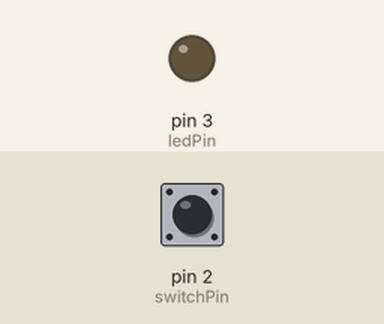
Recording of a sketch running on a simulated Arduino Uno, built with avr-gcc and run on an emulated ATmega328P. Parts: output pins drawn as LEDs (lit = HIGH). Dashed ring = blinking. Inputs (shaded band) come from the test bench; at power-on: pin 2 (switchPin) HIGH. WiFi joins after 1.5 s; servers stay silent unless stated; what the sketch prints to the serial monitor is not drawn.

Above: at 2.9 s.
3.0 s: pin 2 (switchPin) pulled LOW for 0.15 s
At 3.07 s:
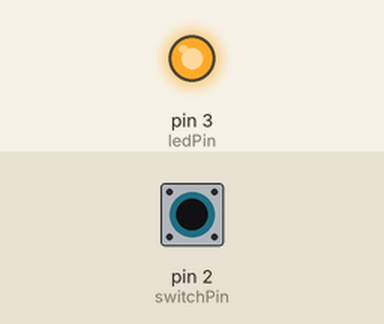
4.6 s: pin 2 (switchPin) pulled LOW for 3.2 s
At 8.6 s:
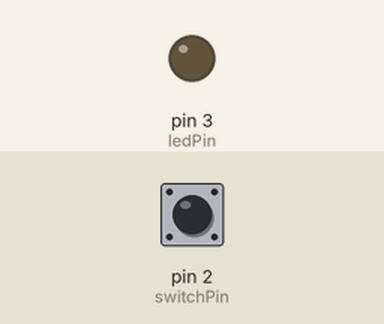
9.3 s: pin 2 (switchPin) pulsed LOW 2 times (0.12 s each, 0.3 s apart)
At 9.66 s:
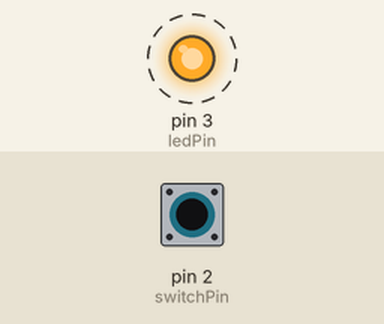
11.4 s: pin 2 (switchPin) pulsed LOW 5 times (0.12 s each, 0.3 s apart)
At 13.1 s:
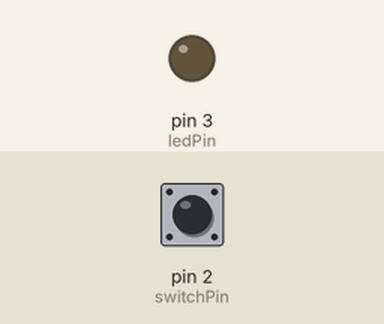
Timing chart, 0 to 14.6 s (numbered marks = the images above; inputs shaded):
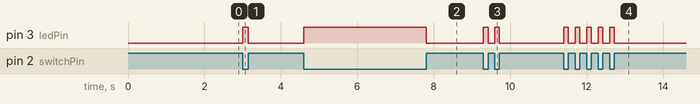

Measured:
- after the input at 3.0 s, pin 3 (ledPin): LOW → HIGH at once, → LOW 0.15 s later
- after the input at 4.6 s, pin 3 (ledPin): LOW → HIGH at once, → LOW 3.2 s later
- after the input at 9.3 s, pin 3 (ledPin): alternates HIGH for 0.12 s and LOW for 0.18 s, 4 changes in all, then stays LOW, starting at once
- after the input at 11.4 s, pin 3 (ledPin): alternates HIGH for 0.12 s and LOW for 0.18 s, 10 changes in all, then stays LOW, starting at once

The sketch:

button.ino
```cpp
#include <SPI.h>
#include <Ethernet.h>

int ledPin = 3;
int switchPin = 2;
int lastVal = LOW;

byte mac[] = {0x00, 0xAA, 0xBB, 0xCC, 0xDE, 0x02};

EthernetClient client;

void setup() {
  Serial.begin(9600);
  if (Ethernet.begin(mac) == 0) {
    Serial.println("Failed to configure Ethernet using DHCP");
    // no point in carrying on, so do nothing forevermore:
    for(;;) {}
  }

  Serial.print("My IP address: ");
  for (byte thisByte = 0; thisByte < 4; thisByte++) {
    Serial.print(Ethernet.localIP()[thisByte], DEC);
    Serial.print(".");
  }
  Serial.println();

  pinMode(ledPin, OUTPUT);
  pinMode(switchPin, INPUT);

  client.connect("192.168.1.136", 3333);
}

void loop() {
  int val;
  val = digitalRead(switchPin);
  if(val == LOW) {
    digitalWrite(ledPin, HIGH);
  }
  else {
    if(lastVal != val) {
      Serial.print("Button");
      client.println("Button!");
    }
    digitalWrite(ledPin, LOW);
  }
  lastVal = val;
}
```
